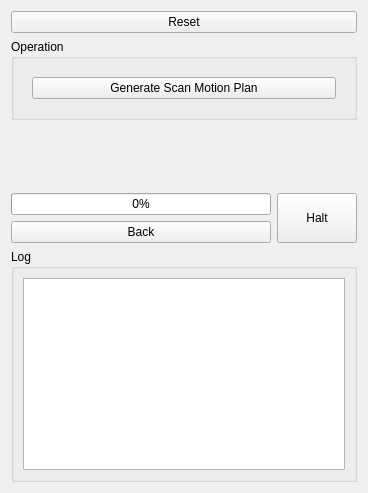
<?xml version="1.0" encoding="UTF-8"?>
<ui version="4.0">
 <class>SNPWidget</class>
 <widget class="QWidget" name="SNPWidget">
  <property name="geometry">
   <rect>
    <x>0</x>
    <y>0</y>
    <width>368</width>
    <height>493</height>
   </rect>
  </property>
  <property name="windowTitle">
   <string>Form</string>
  </property>
  <layout class="QVBoxLayout" name="verticalLayout_9">
   <item>
    <widget class="QPushButton" name="push_button_reset">
     <property name="text">
      <string>Reset</string>
     </property>
    </widget>
   </item>
   <item>
    <widget class="QGroupBox" name="group_box_operation">
     <property name="title">
      <string>Operation</string>
     </property>
     <layout class="QVBoxLayout" name="verticalLayout_7">
      <item>
       <widget class="QStackedWidget" name="stacked_widget">
        <property name="currentIndex">
         <number>0</number>
        </property>
        <widget class="QWidget" name="page_generate_scan_motion_plan">
         <layout class="QVBoxLayout" name="verticalLayout_2">
          <item>
           <widget class="QPushButton" name="push_button_scan">
            <property name="enabled">
             <bool>true</bool>
            </property>
            <property name="text">
             <string>Generate Scan Motion Plan</string>
            </property>
           </widget>
          </item>
         </layout>
        </widget>
        <widget class="QWidget" name="page_generate_tool_paths">
         <layout class="QVBoxLayout" name="verticalLayout_3">
          <item>
           <layout class="QHBoxLayout" name="horizontalLayout_2">
            <item>
             <widget class="QPushButton" name="push_button_tpp">
              <property name="enabled">
               <bool>true</bool>
              </property>
              <property name="text">
               <string>Generate Tool Path Plan</string>
              </property>
             </widget>
            </item>
            <item>
             <widget class="QToolButton" name="tool_button_tpp">
              <property name="text">
               <string>...</string>
              </property>
             </widget>
            </item>
           </layout>
          </item>
         </layout>
        </widget>
        <widget class="QWidget" name="page_generate_motion_plan">
         <layout class="QVBoxLayout" name="verticalLayout_5">
          <item>
           <widget class="QPushButton" name="push_button_motion_plan">
            <property name="enabled">
             <bool>true</bool>
            </property>
            <property name="text">
             <string>Generate Motion Plan</string>
            </property>
           </widget>
          </item>
         </layout>
        </widget>
        <widget class="QWidget" name="page_execute_motions">
         <layout class="QVBoxLayout" name="verticalLayout_6">
          <item>
           <widget class="QPushButton" name="push_button_motion_execution">
            <property name="enabled">
             <bool>true</bool>
            </property>
            <property name="text">
             <string>Execute Motion Plan</string>
            </property>
           </widget>
          </item>
         </layout>
        </widget>
        <widget class="QWidget" name="page_done">
         <layout class="QVBoxLayout" name="verticalLayout_8">
          <item>
           <widget class="QLabel" name="label">
            <property name="text">
             <string>Done!</string>
            </property>
           </widget>
          </item>
         </layout>
        </widget>
       </widget>
      </item>
     </layout>
    </widget>
   </item>
   <item>
    <spacer name="verticalSpacer">
     <property name="orientation">
      <enum>Qt::Vertical</enum>
     </property>
     <property name="sizeHint" stdset="0">
      <size>
       <width>20</width>
       <height>40</height>
      </size>
     </property>
    </spacer>
   </item>
   <item>
    <layout class="QHBoxLayout" name="horizontalLayout">
     <item>
      <layout class="QVBoxLayout" name="verticalLayout_4">
       <item>
        <widget class="QProgressBar" name="progress_bar">
         <property name="value">
          <number>0</number>
         </property>
        </widget>
       </item>
       <item>
        <widget class="QPushButton" name="push_button_back">
         <property name="text">
          <string>Back</string>
         </property>
        </widget>
       </item>
      </layout>
     </item>
     <item>
      <widget class="QPushButton" name="push_button_halt">
       <property name="sizePolicy">
        <sizepolicy hsizetype="Minimum" vsizetype="Minimum">
         <horstretch>0</horstretch>
         <verstretch>0</verstretch>
        </sizepolicy>
       </property>
       <property name="text">
        <string>Halt</string>
       </property>
      </widget>
     </item>
    </layout>
   </item>
   <item>
    <widget class="QGroupBox" name="group_box_log">
     <property name="title">
      <string>Log</string>
     </property>
     <layout class="QVBoxLayout" name="verticalLayout">
      <item>
       <widget class="QTextEdit" name="text_edit_log">
        <property name="html">
         <string>&lt;!DOCTYPE HTML PUBLIC &quot;-//W3C//DTD HTML 4.0//EN&quot; &quot;http://www.w3.org/TR/REC-html40/strict.dtd&quot;&gt;
&lt;html&gt;&lt;head&gt;&lt;meta name=&quot;qrichtext&quot; content=&quot;1&quot; /&gt;&lt;meta charset=&quot;utf-8&quot; /&gt;&lt;style type=&quot;text/css&quot;&gt;
p, li { white-space: pre-wrap; }
&lt;/style&gt;&lt;/head&gt;&lt;body style=&quot; font-family:'Sans Serif'; font-size:9pt; font-weight:400; font-style:normal;&quot;&gt;
&lt;p style=&quot;-qt-paragraph-type:empty; margin-top:0px; margin-bottom:0px; margin-left:0px; margin-right:0px; -qt-block-indent:0; text-indent:0px;&quot;&gt;&lt;br /&gt;&lt;/p&gt;&lt;/body&gt;&lt;/html&gt;</string>
        </property>
       </widget>
      </item>
     </layout>
    </widget>
   </item>
  </layout>
 </widget>
 <resources/>
 <connections/>
</ui>
